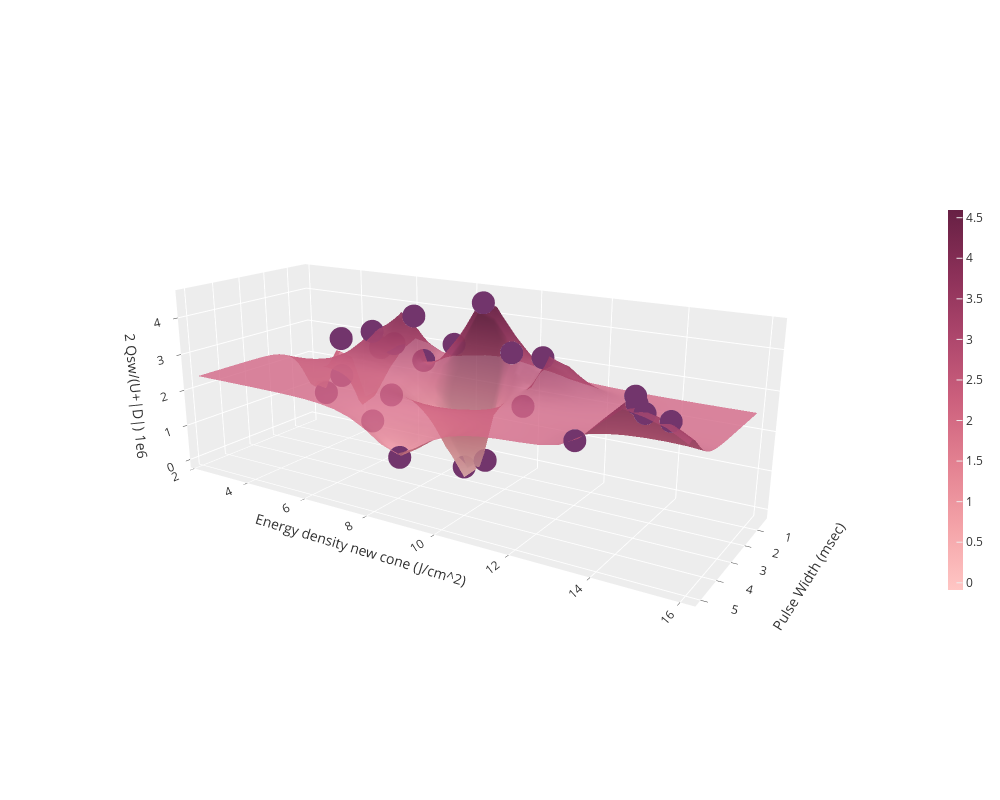

The notebook cell this image was saved under:
### Code cell
# visualize acquisition function results and confidence bound surfaces
vis_pred(raw_train_x, train_y, raw_test_grid, pred_labels)

### Figure 1 — Plotly figure (JSON) as saved in the notebook; plotly's stock layout.template omitted (floating-point values rounded to 4 significant figures; data arrays with more than 128 entries replaced by an {"elided": "..."} marker saying what was removed)
{"data": [{"colorbar": {"len": 0.5, "thickness": 15}, "colorscale": [[0, "rgb(255, 198, 196)"], [0.1667, "rgb(244, 163, 168)"], [0.3333, "rgb(227, 129, 145)"], [0.5, "rgb(204, 96, 125)"], [0.6667, "rgb(173, 70, 108)"], [0.8333, "rgb(139, 48, 88)"], [1, "rgb(103, 32, 68)"]], "name": "GP regression", "opacity": 0.8, "x": [0.3393, 0.5055, 0.6718, 0.8381, 1.004, 1.171, 1.337, 1.503, 1.669, 1.836, 2.002, 2.168, 2.334, 2.501, 2.667, 2.833, 2.999, 3.166, 3.332, 3.498, 3.664, 3.831, 3.997, 4.163, 4.329, 4.496, 4.662, 4.828, 4.994, 5.161], "y": [2.276, 2.746, 3.215, 3.685, 4.154, 4.624, 5.094, 5.563, 6.033, 6.502, 6.972, 7.441, 7.911, 8.381, 8.85, 9.32, 9.789, 10.26, 10.73, 11.2, 11.67, 12.14, 12.61, 13.08, 13.55, 14.02, 14.49, 14.95, 15.42, 15.89], "z": {"elided": "30x30 float values"}, "type": "surface"}, {"marker": {"color": "#72356c"}, "mode": "markers", "name": "training data", "x": [0.5, 0.5, 1.0, 1.0, 1.5, 1.5, 5.0, 5.0, 0.5, 5.0, 2.0, 0.5, 0.5, 0.5, 1.0, 1.0, 2.0, 2.0, 2.0, 2.0, 5.0, 5.0, 5.0], "y": [2.73, 3.4, 3.79, 6.44, 5.36, 8.99, 8.8, 14.67, 5.24, 14.89, 10.13, 4.51, 5.37, 4.88, 6.76, 7.77, 8.73, 9.38, 10.48, 11.01, 14.71, 15.44, 13.37], "z": [0.873, 2.677, 1.699, 3.805, 3.335, 4.535, 1.363, 3.841, 1.201, 3.514, 3.471, 0.2633, 2.775, 2.591, 2.58, 3.174, 0.1315, 0.4512, 2.127, 3.468, 3.686, 3.446, 2.652], "type": "scatter3d"}], "layout": {"legend": {"orientation": "h", "yanchor": "top", "y": 1.02, "xanchor": "left", "x": 1}, "margin": {"r": 0, "l": 0, "b": 0, "t": 0}, "width": 1000, "height": 800, "scene": {"xaxis": {"title": {"text": "Pulse Width (msec)"}}, "yaxis": {"title": {"text": "Energy density new cone (J/cm^2)"}}, "zaxis": {"title": {"text": "2 Qsw/(U+|D|) 1e6"}}, "camera": {"up": {"x": 0, "y": 0, "z": 1}, "center": {"x": 0, "y": 0, "z": 0}, "eye": {"x": 2.75, "y": 1.75, "z": 1}}}}}
